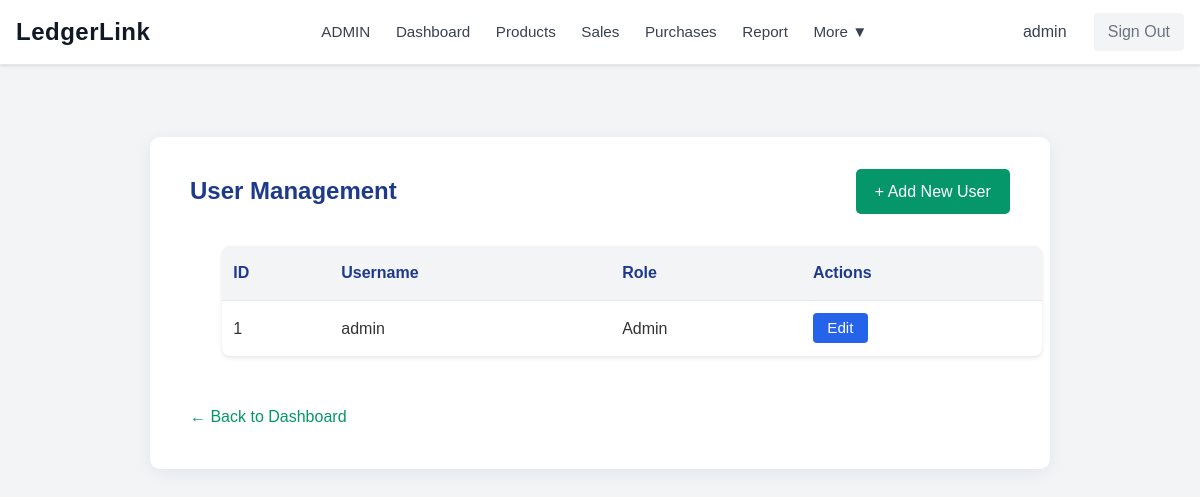
The app's page /users/list.php (signed in) with its own data.
### tables this page shows
CREATE TABLE IF NOT EXISTS users (
    id INT AUTO_INCREMENT PRIMARY KEY,
    username VARCHAR(50) UNIQUE NOT NULL,
    password VARCHAR(255) NOT NULL,
    role ENUM('admin', 'employee') DEFAULT 'employee',
    created_at TIMESTAMP DEFAULT CURRENT_TIMESTAMP
);

### users/list.php (the view, shortened to what this page needs)
<?php
$conn = getDbConnection();
$result = $conn->query('SELECT id, username, role FROM users ORDER BY id ASC');
?>
<?php include '../includes/header.php'; ?>
<!DOCTYPE html>
<html lang="en">
<head>
    <link rel="stylesheet" href="../public/style.css">
</head>
<body>
    <div class="admin-container">
        <div class="admin-header">
            <h2>User Management</h2>
            <a href="add.php" class="add-btn">+ Add New User</a>
        </div>
        <table class="user-table">
            <tr>
                <th>ID</th>
                <th>Username</th>
                <th>Role</th>
                <th>Actions</th>
            </tr>
            <?php while ($row = $result->fetch_assoc()): ?>
                <tr>
                    <td><?php echo $row['id']; ?></td>
                    <td><?php echo htmlspecialchars($row['username']); ?></td>
                    <td><?php echo htmlspecialchars(ucfirst($row['role'])); ?></td>
                    <td>
                        <a href="edit.php?id=<?php echo $row['id']; ?>" class="action-btn edit">Edit</a>
                    </td>
                </tr>
            <?php endwhile; ?>
        </table>
        <a href="../public/dashboard.php" class="back-link">&larr; Back to Dashboard</a>
    </div>
</body>
</html>

### public/style.css (style rules this page uses)
* { margin: 0; padding: 0; box-sizing: border-box; }
body { font-family: Arial, sans-serif; background-color: #F3F4F6; color: #333; line-height: 1.6; }
table { width: 100%; background: white; margin: 2rem; border-radius: 8px; overflow: hidden; box-shadow: 0 2px 4px rgba(0,0,0,0.1); }
table th { background-color: #1E3A8A; color: white; padding: 1rem; text-align: left; }
table td { padding: 1rem; border-bottom: 1px solid #E5E7EB; }

### includes/header.php (style rules this page uses)
* { margin: 0; padding: 0; box-sizing: border-box; }
body { font-family: -apple-system, BlinkMacSystemFont, 'Segoe UI', Roboto, sans-serif; background-color: #f9fafb; min-height: 100vh; line-height: 1.5; }

### users/list.php (style rules this page uses)
.admin-container { max-width: 900px; margin: 40px auto; background: #fff; border-radius: 10px; box-shadow: 0 4px 16px rgba(30,58,138,0.08); padding: 2rem 2.5rem 2.5rem 2.5rem; }
.admin-header { display: flex; justify-content: space-between; align-items: center; margin-bottom: 2rem; }
.admin-header h2 { color: #1E3A8A; margin: 0; }
.admin-header .add-btn { background: #059669; color: #fff; border: none; padding: 0.6rem 1.2rem; border-radius: 5px; font-size: 1rem; cursor: pointer; text-decoration: none; transition: background 0.2s; }
.user-table { width: 100%; border-collapse: collapse; margin-bottom: 2rem; }
.user-table th, .user-table td { padding: 0.9rem 0.7rem; border-bottom: 1px solid #e5e7eb; text-align: left; }
.user-table th { background: #F3F4F6; color: #1E3A8A; font-weight: 600; }
.user-table tr:last-child td { border-bottom: none; }
.action-btn { background: #2563EB; color: #fff; border: none; padding: 0.4rem 0.9rem; border-radius: 4px; font-size: 0.95rem; margin-right: 0.5rem; text-decoration: none; transition: background 0.2s; }
.action-btn.edit { background: #2563EB; }
.back-link { display: inline-block; margin-top: 1rem; color: #059669; text-decoration: none; font-weight: 500; }

### records on screen
users: id "1", username "admin", role "Admin"

### other values on screen
$_SESSION['username'] "admin"
